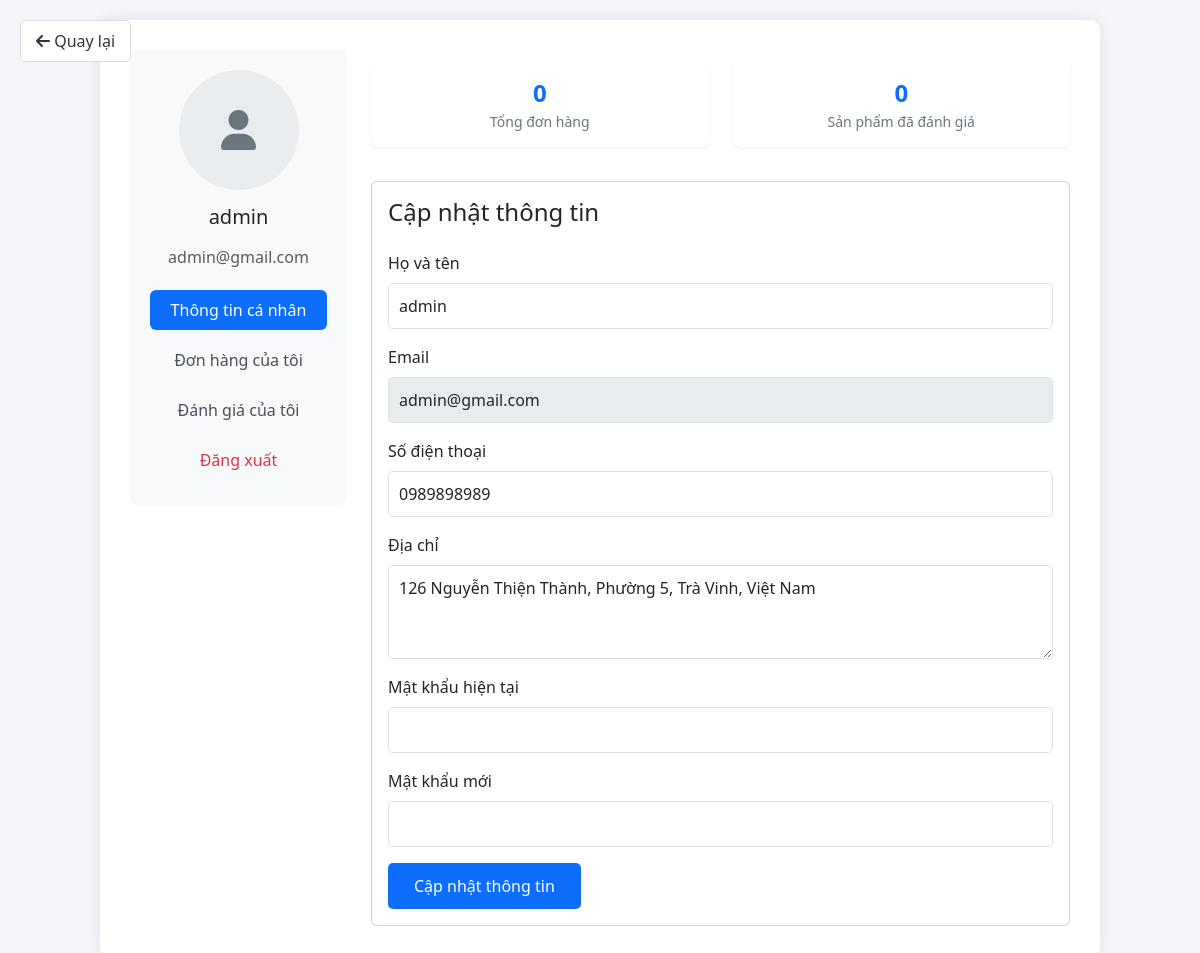
Screenshot of /auth/profile.php (signed in) with the database file from the repository.
### tables this page shows
CREATE TABLE `users` (
  `id` int NOT NULL,
  `email` varchar(255) NOT NULL,
  `password` varchar(255) NOT NULL,
  `fullname` varchar(255) NOT NULL,
  `phone` varchar(15) DEFAULT NULL,
  `address` text,
  `role` enum('admin','user') DEFAULT 'user',
  `created_at` timestamp NULL DEFAULT CURRENT_TIMESTAMP,
  `last_activity` timestamp NULL DEFAULT NULL
);

### auth/profile.php (the view, shortened to what this page needs)
<?php
require_once '../config/database.php';
$user_id = $_SESSION['user_id'];
$stmt = $conn->prepare("SELECT email, fullname, phone, address FROM users WHERE id = ?");
$stmt->bind_param("i", $user_id);
$stmt->execute();
$result = $stmt->get_result();
$user = $result->fetch_assoc();
$return_url = isset($_SESSION['return_url']) ? $_SESSION['return_url'] : '../index.php';
$stmt = $conn->prepare("SELECT COUNT(*) as order_count FROM orders WHERE user_id = ?");
$stmt->bind_param("i", $user_id);
$stmt->execute();
$order_count = $stmt->get_result()->fetch_assoc()['order_count'];
$stmt = $conn->prepare("SELECT COUNT(*) as review_count FROM reviews WHERE user_id = ?");
$stmt->bind_param("i", $user_id);
$stmt->execute();
$review_count = $stmt->get_result()->fetch_assoc()['review_count'];
?>
<!DOCTYPE html>
<html lang="en">
<head>
    <link href="https://cdn.jsdelivr.net/npm/bootstrap@5.3.0/dist/css/bootstrap.min.css" rel="stylesheet">
    <link href="https://cdnjs.cloudflare.com/ajax/libs/font-awesome/6.0.0/css/all.min.css" rel="stylesheet">
</head>
<body>
    <a href="<?php echo $return_url; ?>" class="back-btn">
        <i class="fas fa-arrow-left"></i> Quay lại
    </a>
    <div class="container">
        <div class="profile-container">
            <div class="row">
                <div class="col-md-3">
                    <div class="profile-sidebar">
                        <div class="profile-avatar">
                            <i class="fas fa-user"></i>
                        </div>
                        <h5 class="mb-3"><?php echo htmlspecialchars($user['fullname']); ?></h5>
                        <p class="text-muted mb-3 user-email"><?php echo htmlspecialchars($user['email']); ?></p>
                        <div class="nav flex-column nav-pills">
                            <a class="nav-link active" href="#profile" onclick="showSection('profile', this)">Thông tin cá nhân</a>
                            <a class="nav-link" href="#orders" onclick="showSection('orders', this)">Đơn hàng của tôi</a>
                            <a class="nav-link" href="#reviews" onclick="showSection('reviews', this)">Đánh giá của tôi</a>
                            <a class="nav-link text-danger" href="logout.php">Đăng xuất</a>
                        </div>
                    </div>
                </div>
                <div class="col-md-9">
                    <div class="row mb-4">
                        <div class="col-md-6">
                            <div class="stats-card text-center">
                                <div class="stats-number"><?php echo $order_count; ?></div>
                                <div class="stats-label">Tổng đơn hàng</div>
                            </div>
                        </div>
                        <div class="col-md-6">
                            <div class="stats-card text-center">
                                <div class="stats-number"><?php echo $review_count; ?></div>
                                <div class="stats-label">Sản phẩm đã đánh giá</div>
                            </div>
                        </div>
                    </div>
                    <div class="card" id="profile-section">
                        <div class="card-body">
                            <h4 class="card-title mb-4">Cập nhật thông tin</h4>
                            <form method="POST" action="<?php echo htmlspecialchars($_SERVER["PHP_SELF"]); ?>">
                                <div class="mb-3">
                                    <label for="fullname" class="form-label">Họ và tên</label>
                                    <input type="text" class="form-control" id="fullname" name="fullname"
                                        value="<?php echo htmlspecialchars($user['fullname']); ?>" required>
                                </div>
                                <div class="mb-3">
                                    <label for="email" class="form-label">Email</label>
                                    <input type="email" class="form-control" value="<?php echo htmlspecialchars($user['email']); ?>" disabled>
                                </div>
                                <div class="mb-3">
                                    <label for="phone" class="form-label">Số điện thoại</label>
                                    <input type="tel" class="form-control" id="phone" name="phone"
                                        pattern="[0-9]{10}" title="Vui lòng nhập đúng 10 số"
                                        value="<?php echo htmlspecialchars($user['phone'] ?? ''); ?>">
                                </div>
                                <div class="mb-3">
                                    <label for="address" class="form-label">Địa chỉ</label>
                                    <textarea class="form-control" id="address" name="address" rows="3"><?php echo htmlspecialchars($user['address'] ?? ''); ?></textarea>
                                </div>
                                <div class="mb-3">
                                    <label for="current_password" class="form-label">Mật khẩu hiện tại</label>
                                    <input type="password" class="form-control" id="current_password" name="current_password">
                                </div>
                                <div class="mb-3">
                                    <label for="new_password" class="form-label">Mật khẩu mới</label>
                                    <input type="password" class="form-control" id="new_password" name="new_password">
                                </div>
                                <button type="submit" class="btn btn-update">Cập nhật thông tin</button>
                            </form>
                        </div>
                    </div>
                </div>
            </div>
        </div>
    </div>
</body>
</html>

### auth/profile.php (style rules this page uses)
body { background: #f4f6f9; min-height: 100vh; padding: 20px 0; }
.profile-container { max-width: 1000px; background: #ffffff; border-radius: 10px; box-shadow: 0 0 15px rgba(0, 0, 0, 0.1); margin: 0 auto; padding: 30px; }
.profile-sidebar { background: #f8f9fa; padding: 20px; border-radius: 8px; text-align: center; }
.profile-avatar { width: 120px; height: 120px; border-radius: 50%; margin: 0 auto 15px; background: #e9ecef; display: flex; align-items: center; justify-content: center; font-size: 40px; color: #6c757d; }
.nav-pills .nav-link { color: #495057; margin: 5px 0; }
.nav-pills .nav-link.active { background-color: #0d6efd; }
.form-control { border-radius: 5px; padding: 10px; }
.btn-update { background: #0d6efd; color: white; padding: 10px 25px; border-radius: 5px; }
.stats-card { background: #fff; border-radius: 8px; padding: 15px; margin: 10px 0; box-shadow: 0 2px 4px rgba(0, 0, 0, 0.05); }
.stats-number { font-size: 24px; font-weight: bold; color: #0d6efd; }
.stats-label { color: #6c757d; font-size: 14px; }
.back-btn { position: absolute; top: 20px; left: 20px; padding: 8px 15px; background: #fff; border: 1px solid #ddd; border-radius: 5px; color: #333; text-decoration: none; }
.user-email { text-overflow: ellipsis; overflow: hidden; white-space: nowrap; max-width: 200px; margin: 0 auto; }
.nav-link.active { background-color: #0d6efd; color: white; }

### rows the page displays
users: fullname "admin", email "admin@gmail.com", phone "0989898989", address "126 Nguyễn Thiện Thành, Phường 5, Trà Vinh, Việt Nam"

### other values shown
$order_count "0"
$review_count "0"
